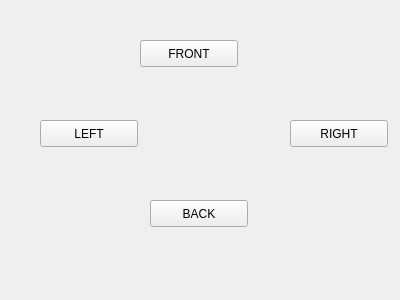
<?xml version="1.0" encoding="UTF-8"?>
<ui version="4.0">
 <class>Form</class>
 <widget class="QWidget" name="Form">
  <property name="geometry">
   <rect>
    <x>0</x>
    <y>0</y>
    <width>400</width>
    <height>300</height>
   </rect>
  </property>
  <property name="windowTitle">
   <string>Form</string>
  </property>
  <widget class="QPushButton" name="pushButton">
   <property name="geometry">
    <rect>
     <x>40</x>
     <y>120</y>
     <width>98</width>
     <height>27</height>
    </rect>
   </property>
   <property name="text">
    <string>LEFT</string>
   </property>
  </widget>
  <widget class="QPushButton" name="pushButton_2">
   <property name="geometry">
    <rect>
     <x>140</x>
     <y>40</y>
     <width>98</width>
     <height>27</height>
    </rect>
   </property>
   <property name="text">
    <string>FRONT</string>
   </property>
  </widget>
  <widget class="QPushButton" name="pushButton_3">
   <property name="geometry">
    <rect>
     <x>290</x>
     <y>120</y>
     <width>98</width>
     <height>27</height>
    </rect>
   </property>
   <property name="text">
    <string>RIGHT</string>
   </property>
  </widget>
  <widget class="QPushButton" name="pushButton_4">
   <property name="geometry">
    <rect>
     <x>150</x>
     <y>200</y>
     <width>98</width>
     <height>27</height>
    </rect>
   </property>
   <property name="text">
    <string>BACK</string>
   </property>
  </widget>
 </widget>
 <resources/>
 <connections>
  <connection>
   <sender>pushButton_2</sender>
   <signal>clicked()</signal>
   <receiver>Form</receiver>
   <slot>slot1()</slot>
   <hints>
    <hint type="sourcelabel">
     <x>225</x>
     <y>54</y>
    </hint>
    <hint type="destinationlabel">
     <x>286</x>
     <y>61</y>
    </hint>
   </hints>
  </connection>
  <connection>
   <sender>pushButton</sender>
   <signal>clicked()</signal>
   <receiver>Form</receiver>
   <slot>slot2()</slot>
   <hints>
    <hint type="sourcelabel">
     <x>107</x>
     <y>133</y>
    </hint>
    <hint type="destinationlabel">
     <x>175</x>
     <y>133</y>
    </hint>
   </hints>
  </connection>
  <connection>
   <sender>pushButton_3</sender>
   <signal>clicked()</signal>
   <receiver>Form</receiver>
   <slot>slot3()</slot>
   <hints>
    <hint type="sourcelabel">
     <x>354</x>
     <y>137</y>
    </hint>
    <hint type="destinationlabel">
     <x>376</x>
     <y>194</y>
    </hint>
   </hints>
  </connection>
  <connection>
   <sender>pushButton_4</sender>
   <signal>clicked()</signal>
   <receiver>Form</receiver>
   <slot>slot4()</slot>
   <hints>
    <hint type="sourcelabel">
     <x>231</x>
     <y>216</y>
    </hint>
    <hint type="destinationlabel">
     <x>296</x>
     <y>219</y>
    </hint>
   </hints>
  </connection>
 </connections>
 <slots>
  <slot>slot1()</slot>
  <slot>slot2()</slot>
  <slot>slot3()</slot>
  <slot>slot4()</slot>
 </slots>
</ui>
